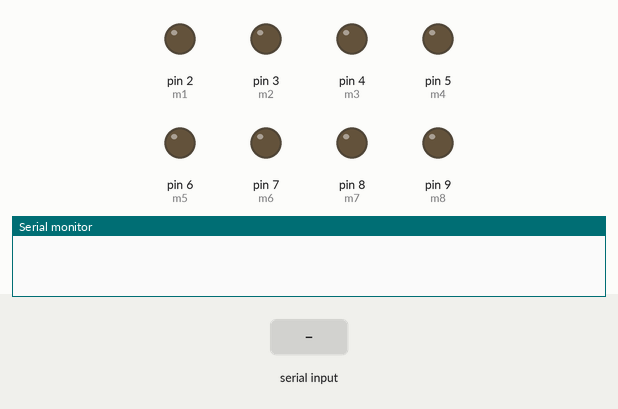
Bench run of a sketch on a simulated Arduino Uno, built with avr-gcc and run on an emulated ATmega328P. On the bench: output pins drawn as LEDs (lit = HIGH), the last lines printed to the serial monitor. Inputs (shaded band) come from the test bench.

Above: at 1.2 s.
1.3 s: "f" received over Serial
At 1.6 s:
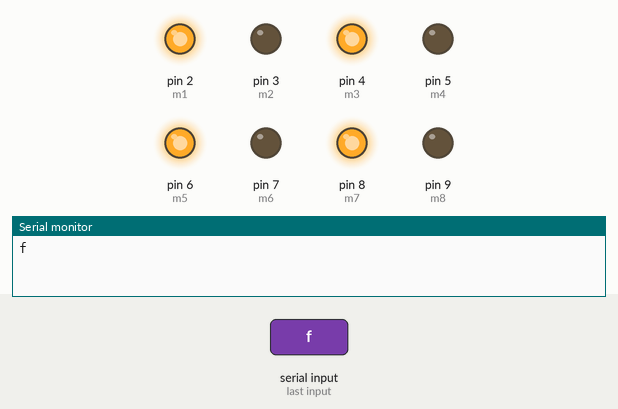
2.8 s: "b" received over Serial
At 4.0 s:
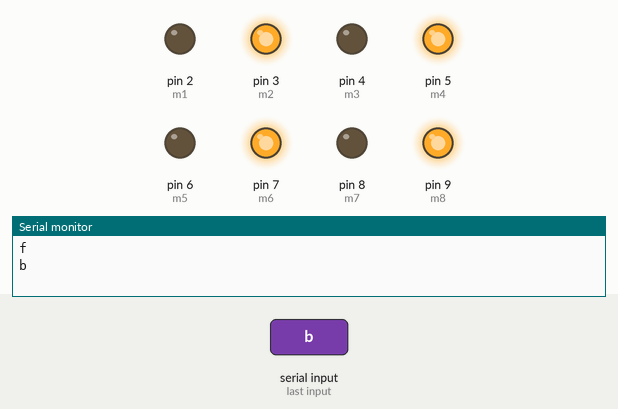
4.3 s: "r" received over Serial
At 5.1 s:
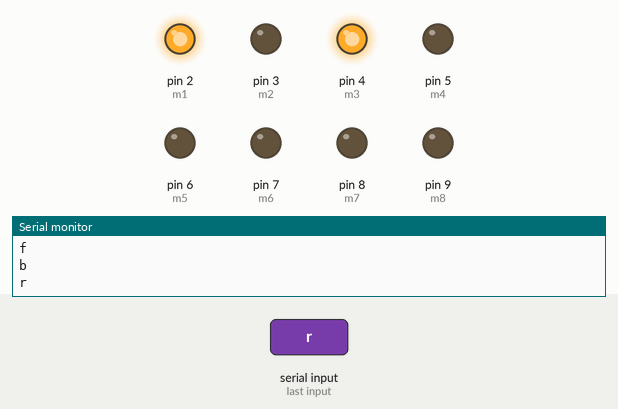
5.8 s: "l" received over Serial
At 6.2 s:
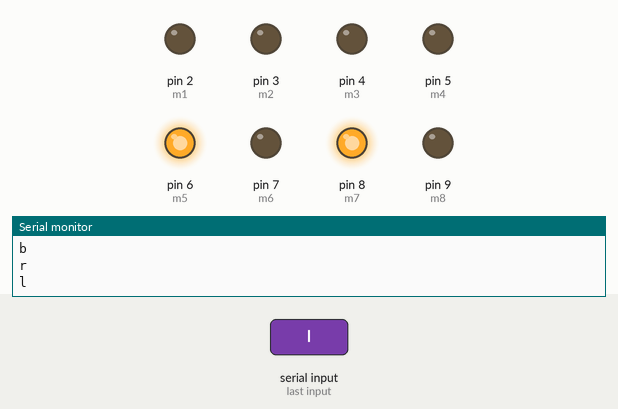
7.3 s: "1" received over Serial
At 8.5 s:
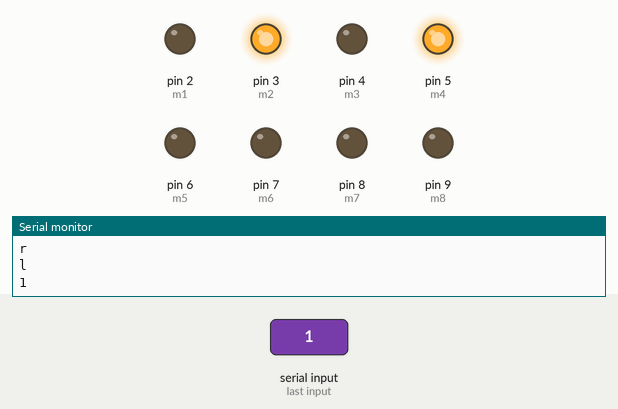
8.8 s: "2" received over Serial
At 9.7 s:
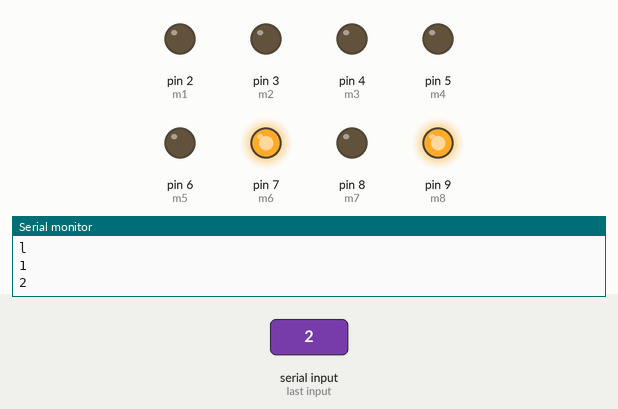
Timing chart, 0 to 11.3 s (numbered marks = the images above; inputs shaded):
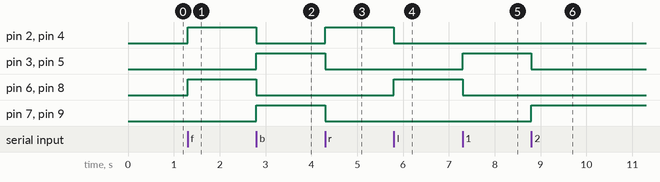

Measured:
- after the input at 1.3 s, pin 2 (m1), pin 4 (m3), pin 6 (m5), pin 8 (m7): LOW → HIGH at once
- after the input at 2.8 s, pin 2 (m1), pin 4 (m3), pin 6 (m5), pin 8 (m7): HIGH → LOW at once; pin 3 (m2), pin 5 (m4), pin 7 (m6), pin 9 (m8): LOW → HIGH at once
- after the input at 4.3 s, pin 2 (m1), pin 4 (m3): LOW → HIGH at once; pin 3 (m2), pin 5 (m4), pin 7 (m6), pin 9 (m8): HIGH → LOW at once
- after the input at 5.8 s, pin 2 (m1), pin 4 (m3): HIGH → LOW at once; pin 6 (m5), pin 8 (m7): LOW → HIGH at once
- after the input at 7.3 s, pin 3 (m2), pin 5 (m4): LOW → HIGH at once; pin 6 (m5), pin 8 (m7): HIGH → LOW at once
- after the input at 8.8 s, pin 3 (m2), pin 5 (m4): HIGH → LOW at once; pin 7 (m6), pin 9 (m8): LOW → HIGH at once

The sketch:

sssss.ino
```cpp
 char junk;
 String inputString="";
 int m1 = 2;
 int m2 = 3;
 int m3 = 4;
 int m4 = 5;
 int m5 = 6;
 int m6 = 7;
 int m7 = 8;
 int m8 = 9;
 void setup()  {
  Serial.begin(9600);
  pinMode(m1,OUTPUT);
  pinMode(m2,OUTPUT);
  pinMode(m3,OUTPUT);
  pinMode(m4,OUTPUT);
  pinMode(m5,OUTPUT);
  pinMode(m6,OUTPUT);
  pinMode(m7,OUTPUT);
  pinMode(m8,OUTPUT);
    }
 void loop() {
  if(Serial.available()){
   while(Serial.available()){
   char inChar = (char)Serial.read();
   inputString += inChar; }
   Serial.println(inputString);
   while (Serial.available() > 0)
   { junk = Serial.read() ; }
       if(inputString == "0"){
   digitalWrite(m1,LOW);
   digitalWrite(m2,LOW);
   digitalWrite(m3,LOW);
   digitalWrite(m4,LOW);
   digitalWrite(m5,LOW);
   digitalWrite(m6,LOW);
   digitalWrite(m7,LOW);
   digitalWrite(m8,LOW);
   }else if(inputString == "f"){
   digitalWrite(m1,HIGH);
   digitalWrite(m3,HIGH);
   digitalWrite(m5,HIGH);
   digitalWrite(m7,HIGH);
   digitalWrite(m2,LOW);
   digitalWrite(m4,LOW);
   digitalWrite(m6,LOW);
   digitalWrite(m8,LOW);
   }else if(inputString == "b"){
   digitalWrite(m2,HIGH);
   digitalWrite(m4,HIGH);
   digitalWrite(m6,HIGH);
   digitalWrite(m8,HIGH);
   digitalWrite(m1,LOW);
   digitalWrite(m3,LOW);
   digitalWrite(m5,LOW);
   digitalWrite(m7,LOW);
   }else if(inputString == "r"){
   digitalWrite(m1,HIGH);
   digitalWrite(m3,HIGH);
   digitalWrite(m2,LOW);
   digitalWrite(m4,LOW);
   digitalWrite(m5,LOW);
   digitalWrite(m6,LOW);
   digitalWrite(m7,LOW);
   digitalWrite(m8,LOW);
   }else if(inputString == "l"){
   digitalWrite(m5,HIGH);
   digitalWrite(m7,HIGH);
   digitalWrite(m2,LOW);
   digitalWrite(m4,LOW);
   digitalWrite(m3,LOW);
   digitalWrite(m6,LOW);
   digitalWrite(m1,LOW);
   digitalWrite(m8,LOW);
   }else if(inputString == "1"){
   digitalWrite(m1,LOW);
   digitalWrite(m2,HIGH);
   digitalWrite(m3,LOW);
   digitalWrite(m4,HIGH);
   digitalWrite(m5,LOW);
   digitalWrite(m6,LOW);
   digitalWrite(m7,LOW);
   digitalWrite(m8,LOW);
   }else if(inputString == "2"){
   digitalWrite(m1,LOW);
   digitalWrite(m2,LOW);
   digitalWrite(m3,LOW);
   digitalWrite(m4,LOW);
   digitalWrite(m5,LOW);
   digitalWrite(m6,HIGH);
   digitalWrite(m7,LOW);
   digitalWrite(m8,HIGH);
   }else if(inputString == "3"){
   digitalWrite(m1,HIGH);
   digitalWrite(m2,LOW);
   digitalWrite(m3,LOW);
   digitalWrite(m4,HIGH);
   digitalWrite(m5,LOW);
   digitalWrite(m6,HIGH);
   digitalWrite(m7,HIGH);
   digitalWrite(m8,LOW);
   }else if(inputString == "4"){
   digitalWrite(m1,HIGH);
   digitalWrite(m2,LOW);
   digitalWrite(m3,LOW);
   digitalWrite(m4,HIGH);
   digitalWrite(m5,HIGH);
   digitalWrite(m6,LOW);
   digitalWrite(m7,LOW);
   digitalWrite(m8,HIGH);
   }else if(inputString == "5"){
   digitalWrite(m1,LOW);
   digitalWrite(m2,HIGH);
   digitalWrite(m3,HIGH);
   digitalWrite(m4,LOW);
   digitalWrite(m5,HIGH);
   digitalWrite(m6,LOW);
   digitalWrite(m7,LOW);
   digitalWrite(m8,HIGH);
   }else if(inputString == "6"){
   digitalWrite(m1,LOW);
   digitalWrite(m2,LOW);
   digitalWrite(m3,LOW);
   digitalWrite(m4,LOW);
   digitalWrite(m5,LOW);
   digitalWrite(m6,LOW);
   digitalWrite(m7,LOW);
   digitalWrite(m8,LOW);
   }else if(inputString == "7"){
   digitalWrite(m1,LOW);
   digitalWrite(m2,LOW);
   digitalWrite(m3,LOW);
   digitalWrite(m4,LOW);
   digitalWrite(m5,LOW);
   digitalWrite(m6,LOW);
   digitalWrite(m7,LOW);
   digitalWrite(m8,LOW);
   }else if(inputString == "8"){
   digitalWrite(m1,LOW);
   digitalWrite(m2,LOW);
   digitalWrite(m3,LOW);
   digitalWrite(m4,LOW);
   digitalWrite(m5,LOW);
   digitalWrite(m6,LOW);
   digitalWrite(m7,LOW);
   digitalWrite(m8,LOW);
    }inputString = "";
  }
 }
```
